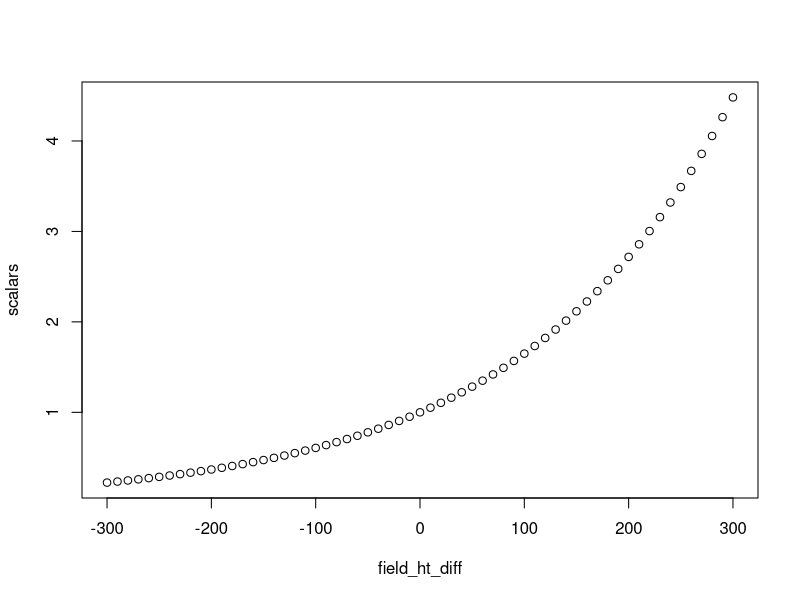

The R script that drew this image: (Note: this script raises an error after producing the figure.)
# This is exploratory code used for selecting Stan priors

scalar_fun = function(ht_diff, b1) {
  
  scalar = exp(b1 * ht_diff)
  
}


b0 = 0

log_b1 = -5.298317  # log(0.005)

b1 = exp(log_b1)



field_ht_diff = seq(-300, 300, by = 10)

scalars = scalar_fun(field_ht_diff, b1)

plot(field_ht_diff, scalars)


# 0.0001    0.005      0.010

log(0.0001)
log(0.005)
log(0.01)

# -5, 3

# Checking priors on 2Dt model 

calc_kern_2Dt_priors = function(a, k, r) {
  kern = k / (pi*a) * (1 + r^2/a)^(-1-k) # 2Dt
  kern
}

a = 1000 # a shouldn't go below about 1000 or above about 30000
# could set prior on log(a) ~ normal(8.5, 0.5) to try and hold it in that range 
k = 5
r = 0:500
kern = calc_kern_2Dt_priors(a = a, k = k, r = r)
kern_df_1 = data.frame(r = r, kern = kern, a = a, k = k)
# plot the result
ggplot(kern_df_1, aes(x=r, y=kern)) +
  geom_line() + theme_bw() 

kern_df_1[101,]
1e-8 * 5000 * plot_size_ha * 10000



# priors are set on the log of a for some reason 
log(30000) # alpha shouldn't go much above 10 
log(1000) # or much below 7 

# Prior on k is set through inv_log_k = inv_logit(inv_k) where inv_k ~ normal(0, 1) 
library(boot)
inv_k_real = 2
(1 + exp(-inv_k_real))/2
1/ (2 * inv.logit(inv_k_real)) # ok this is the same! 
# To keep k within about 0.5 and 2, inv_k should be between -1 and 2 
# So inv_k ~ normal(0.5, 0.5) should work

# Prior on b is via log(b) or mu_beta 
# Note smallest tree is 10m tall, so b should be set to give between say 5 and 50 seeds per meter of height? 
# Nina's data suggest 1300 (~500-3000) germinants per uninjured median-sized yellow pine 
# For a 20m tree, that's 65 germinants per meter of height
# For median height sugar pine, Nina's data shows more seed production: 3900 (~1000-10,000). 
# For a 20m tree, that's 195 germinants per meter of height
# For white fire, her data show much higher seed production: 13,800 germinants, with little variation by tree size 
# For a 20m tree, that's 690 germinants per meter of height

# Using that info to set priors for pines, we can try and constrain b to be between about 25 and 500 (germinants per meter of tree height)
log(25) # 3.2
log(500) # 6.2
# So mu_beta could be set at normal(4.7, 0.5) to keep b in that range


# That's for seeds. But our model is for seedlings. Marchand et al. used a much lower prior for seedling counts: N(-2, 3). But note they are predicting seedlings per unit basal area of tree. Whereas we are using heights... Which should be related to DBH via roughly a 2/3 exponent. 
f <- function(x) {return(1.47*x^0.68)}
plot(1:40, f(1:40)) # not too nonlinear, so we can roughly think of seedlings per meter of height as about half the number of seedlings per cm of DBH 
# We might want to adjust Marchand et al's prior downward by 50% 
#normal(-2, 3) was a pretty wide prior for seedlings per unit basal area of tree.
# we could aim for something that gives about half as many seedlings and varies a bit less. 
exp(-11)
exp(-2)
exp(7)
# Testing alternative of normal(-2.5, 2.5)
exp(-2.5)
exp(-10)
exp(5)
